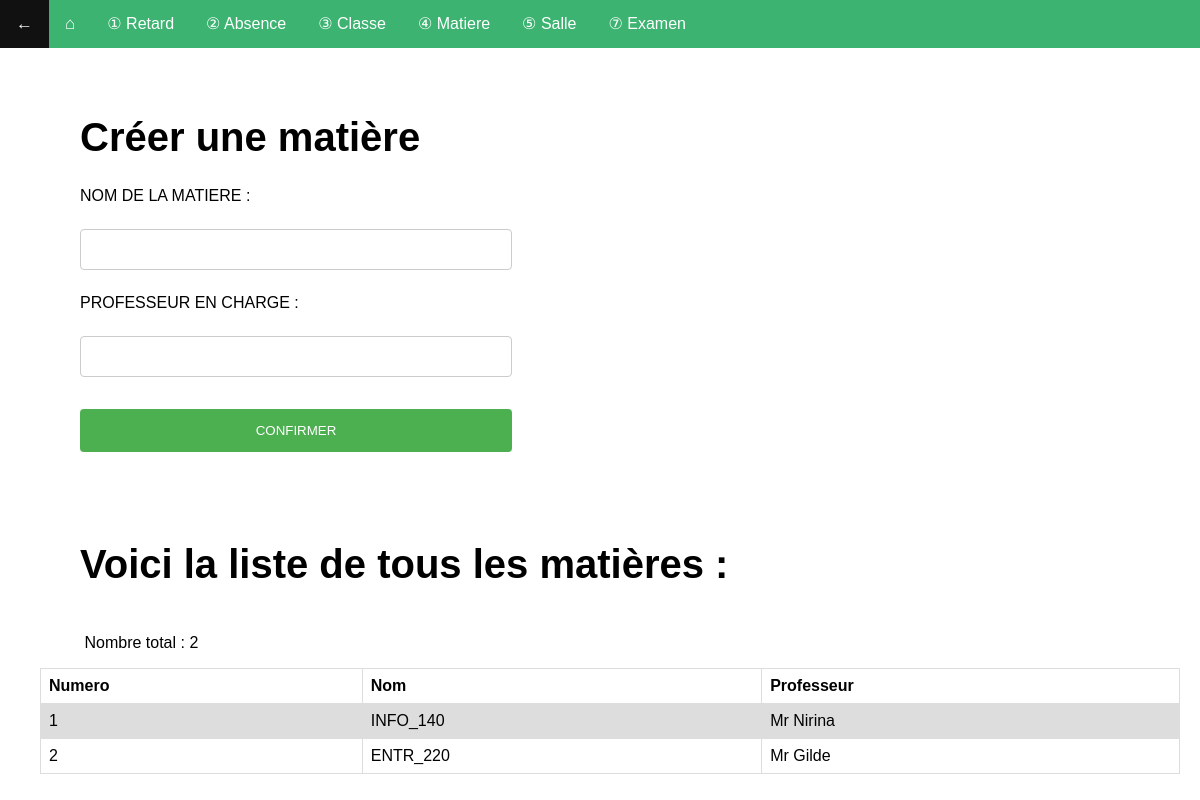
The page /matiere.php (signed in) on the database as committed earlier.
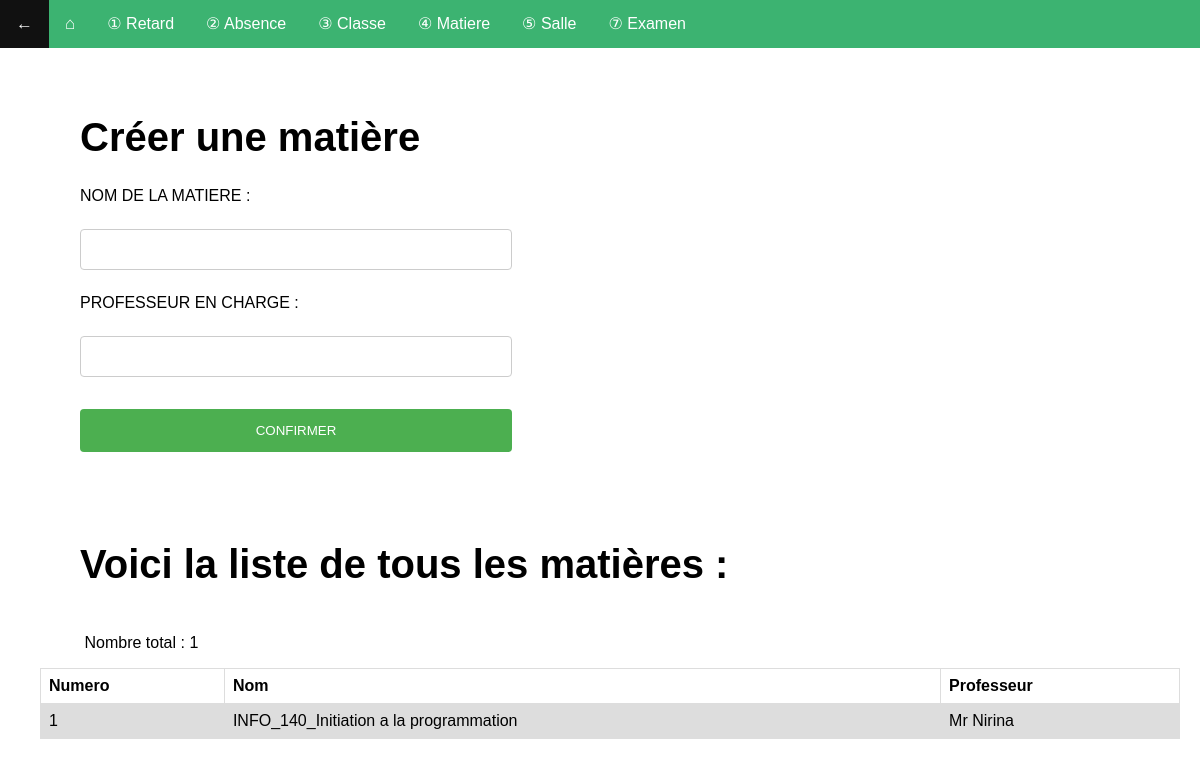
The same page on the database as committed later.
### tables this page shows
CREATE TABLE IF NOT EXISTS `t_matiere` (
  `mat_id` int(11) NOT NULL AUTO_INCREMENT,
  `mat_nom` varchar(60) DEFAULT NULL,
  `mat_prof` varchar(60) DEFAULT NULL,
  PRIMARY KEY (`mat_id`)
);

### matiere.php (the view, shortened to what this page needs)
<!DOCTYPE html>
<html lang="en">
<head>
    <link rel="stylesheet" type="text/css" href="style.css">
</head>
<body>
    <span>
        <ul style="background-color: MediumSeaGreen; list-style-type: none; overflow: hidden;">
            <li style="float: left; font-size: 17px"><a href='accueil.php'>←</a></li>
            <li style="float: left; font-size: 17px; "><a href='gestion.php'>⌂</a></li>
            <li style="float: left;"><a href='retardlist.php'> ① Retard</a></li>
            <li style="float: left;"><a href='absencelist.php'> ② Absence</a></li>
            <li style="float: left;"><a href='classelist.php'> ③ Classe</a></li>
            <li style="float: left;"><a href='matierelist.php'> ④ Matiere</a></li>
            <li style="float: left;"><a href='sallelist.php'> ⑤ Salle</a></li>
            <li style="float: left;"><a href='examenlist.php'> ⑦ Examen</a></li>
        </ul>
    </span>
</body>
<?php
echo "<div><table>
  <tr>
    <th>Numero</th>
    <th>Nom</th>
    <th>Professeur</th>
  </tr>";
$bdd = new PDO('mysql:host=localhost;dbname=gestioneleve', 'root', '');
$requete="select * from t_matiere";
        $resultats=$bdd->query($requete);
        $ligne = $resultats->fetch(PDO::FETCH_OBJ) ;
        while($ligne) {
            echo "<tr><td>".$ligne->mat_id."<td>".$ligne->mat_nom."<td>".$ligne -> mat_prof."</td></tr>";
            $ligne = $resultats->fetch(PDO::FETCH_OBJ) ;
                    }
?>
<div>
    <h1><span>Créer une matière </span></h1>
    <form method="post" action="traitement6.php">
    <p><label style="color: black">NOM DE LA MATIERE :</label>
    <p><input type="text" name="matiere" required></p>
    <p><label style="color: black">PROFESSEUR EN CHARGE :</label>   </p>
    <p><input type="text" name="prof" required></p>
    <p><input type="submit" value="CONFIRMER"></p>
    </form>
</div>
<?php
echo "<h1><div><span>Voici la liste de tous les matières :</span></h1>";
echo "<p>&nbsp&nbsp&nbsp&nbsp&nbsp&nbsp&nbsp&nbsp&nbsp&nbspNombre total :&nbsp"
?>
<?php
include('conn.php');
$query=mysqli_query($conn,"select count(mat_id) as total from `t_matiere`");
$row=mysqli_fetch_array($query);
?>
<?php echo $row['total'],"</div>";
?>

### style.css (style rules this page uses)
body { margin: 0; font-family: sans-serif; background: transparent; background-color: transparent; }
p { color: black; }
h1 { padding right: 40px; font-size: 40px; }
table { font-family: arial, sans-serif; border-collapse: collapse; width: 100%; text-align: left; }
td, th { border: 1px solid #dddddd; text-align: left; padding: 8px; }
tr:nth-child(even) { background-color: #dddddd; }
input[type=text], select { width: 40%; padding: 12px 20px; margin: 8px 0; display: inline-block; border: 1px solid #ccc; border-radius: 4px; box-sizing: border-box; }
input[type=submit] { width: 40%; background-color: #4CAF50; color: white; padding: 14px 20px; margin: 8px 0; border: none; border-radius: 4px; cursor: pointer; }
div { background-color: transparent; padding: 20px; padding-left: 40px; }
ul { list-style-type: none; margin: 0; padding: 0; overflow: hidden; background-color: #333; }
li { float: left; }
li a { display: block; color: white; text-align: center; padding: 14px 16px; text-decoration: none; }

Rows that differ between the two databases and show on the page:
removed t_matiere: mat_id "2", mat_nom "ENTR_220", mat_prof "Mr Gilde"
changed t_matiere "Mr Nirina": mat_nom "INFO_140" → "INFO_140_Initiation a la programmation"
Other text that changed with them:
$row['total']: "2" → "1"
